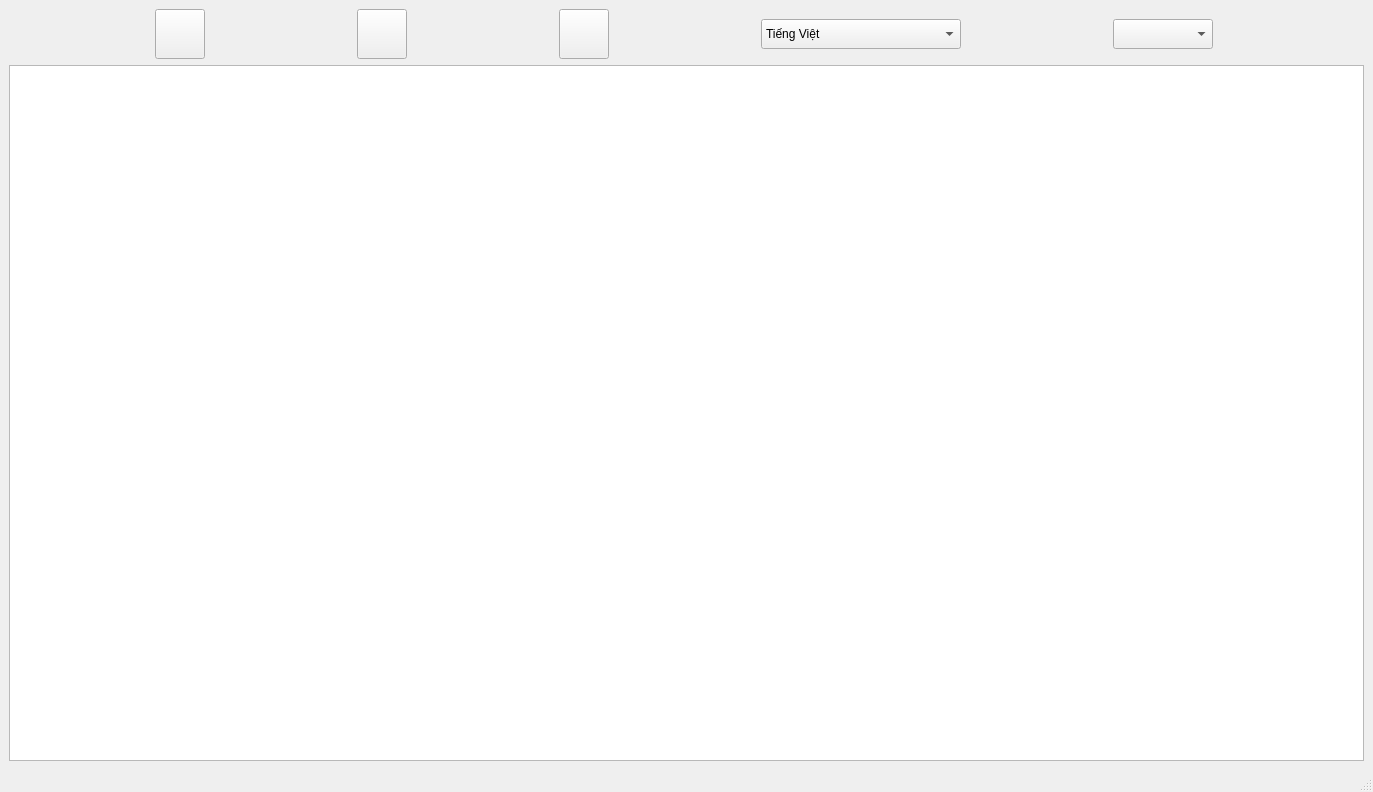
<?xml version="1.0" encoding="UTF-8"?>
<ui version="4.0">
 <class>MainWindow</class>
 <widget class="QMainWindow" name="MainWindow">
  <property name="geometry">
   <rect>
    <x>0</x>
    <y>0</y>
    <width>1373</width>
    <height>792</height>
   </rect>
  </property>
  <property name="sizePolicy">
   <sizepolicy hsizetype="Expanding" vsizetype="Expanding">
    <horstretch>0</horstretch>
    <verstretch>0</verstretch>
   </sizepolicy>
  </property>
  <property name="windowTitle">
   <string>MainWindow</string>
  </property>
  <widget class="QWidget" name="centralwidget">
   <property name="sizePolicy">
    <sizepolicy hsizetype="Expanding" vsizetype="Expanding">
     <horstretch>0</horstretch>
     <verstretch>0</verstretch>
    </sizepolicy>
   </property>
   <layout class="QVBoxLayout" name="verticalLayout">
    <item>
     <layout class="QHBoxLayout" name="horizontalLayout">
      <item>
       <widget class="QPushButton" name="Settings_btn">
        <property name="sizePolicy">
         <sizepolicy hsizetype="Fixed" vsizetype="Fixed">
          <horstretch>0</horstretch>
          <verstretch>0</verstretch>
         </sizepolicy>
        </property>
        <property name="minimumSize">
         <size>
          <width>50</width>
          <height>50</height>
         </size>
        </property>
        <property name="toolTip">
         <string>Settings</string>
        </property>
        <property name="autoFillBackground">
         <bool>false</bool>
        </property>
        <property name="text">
         <string/>
        </property>
        <property name="icon">
         <iconset>
          <normaloff>icons/setting.svg</normaloff>icons/setting.svg</iconset>
        </property>
        <property name="iconSize">
         <size>
          <width>32</width>
          <height>32</height>
         </size>
        </property>
       </widget>
      </item>
      <item>
       <widget class="QPushButton" name="Select_area_btn">
        <property name="sizePolicy">
         <sizepolicy hsizetype="Fixed" vsizetype="Fixed">
          <horstretch>0</horstretch>
          <verstretch>0</verstretch>
         </sizepolicy>
        </property>
        <property name="minimumSize">
         <size>
          <width>50</width>
          <height>50</height>
         </size>
        </property>
        <property name="maximumSize">
         <size>
          <width>16777215</width>
          <height>16777215</height>
         </size>
        </property>
        <property name="cursor">
         <cursorShape>CrossCursor</cursorShape>
        </property>
        <property name="toolTip">
         <string>Select area</string>
        </property>
        <property name="text">
         <string/>
        </property>
        <property name="icon">
         <iconset>
          <normaloff>icons/crop.svg</normaloff>icons/crop.svg</iconset>
        </property>
        <property name="iconSize">
         <size>
          <width>32</width>
          <height>32</height>
         </size>
        </property>
       </widget>
      </item>
      <item>
       <widget class="QPushButton" name="start_stop_btn">
        <property name="sizePolicy">
         <sizepolicy hsizetype="Fixed" vsizetype="Fixed">
          <horstretch>0</horstretch>
          <verstretch>0</verstretch>
         </sizepolicy>
        </property>
        <property name="minimumSize">
         <size>
          <width>50</width>
          <height>50</height>
         </size>
        </property>
        <property name="cursor">
         <cursorShape>PointingHandCursor</cursorShape>
        </property>
        <property name="toolTip">
         <string>Start OCR</string>
        </property>
        <property name="text">
         <string/>
        </property>
        <property name="icon">
         <iconset>
          <normaloff>icons/start.svg</normaloff>icons/start.svg</iconset>
        </property>
        <property name="iconSize">
         <size>
          <width>32</width>
          <height>32</height>
         </size>
        </property>
       </widget>
      </item>
      <item>
       <widget class="QComboBox" name="target_lang_setting">
        <property name="minimumSize">
         <size>
          <width>100</width>
          <height>30</height>
         </size>
        </property>
        <property name="maximumSize">
         <size>
          <width>200</width>
          <height>16777215</height>
         </size>
        </property>
        <property name="toolTip">
         <string>Translate to</string>
        </property>
        <item>
         <property name="text">
          <string>Tiếng Việt</string>
         </property>
        </item>
       </widget>
      </item>
      <item>
       <widget class="QComboBox" name="size_setting">
        <property name="minimumSize">
         <size>
          <width>50</width>
          <height>30</height>
         </size>
        </property>
        <property name="maximumSize">
         <size>
          <width>100</width>
          <height>16777215</height>
         </size>
        </property>
        <property name="toolTip">
         <string>Scale text</string>
        </property>
       </widget>
      </item>
     </layout>
    </item>
    <item>
     <widget class="QGraphicsView" name="graphicsView">
      <property name="sizePolicy">
       <sizepolicy hsizetype="Expanding" vsizetype="Expanding">
        <horstretch>0</horstretch>
        <verstretch>1</verstretch>
       </sizepolicy>
      </property>
     </widget>
    </item>
   </layout>
  </widget>
  <widget class="QMenuBar" name="menubar">
   <property name="geometry">
    <rect>
     <x>0</x>
     <y>0</y>
     <width>1373</width>
     <height>23</height>
    </rect>
   </property>
  </widget>
  <widget class="QStatusBar" name="statusbar"/>
 </widget>
 <resources/>
 <connections/>
</ui>
